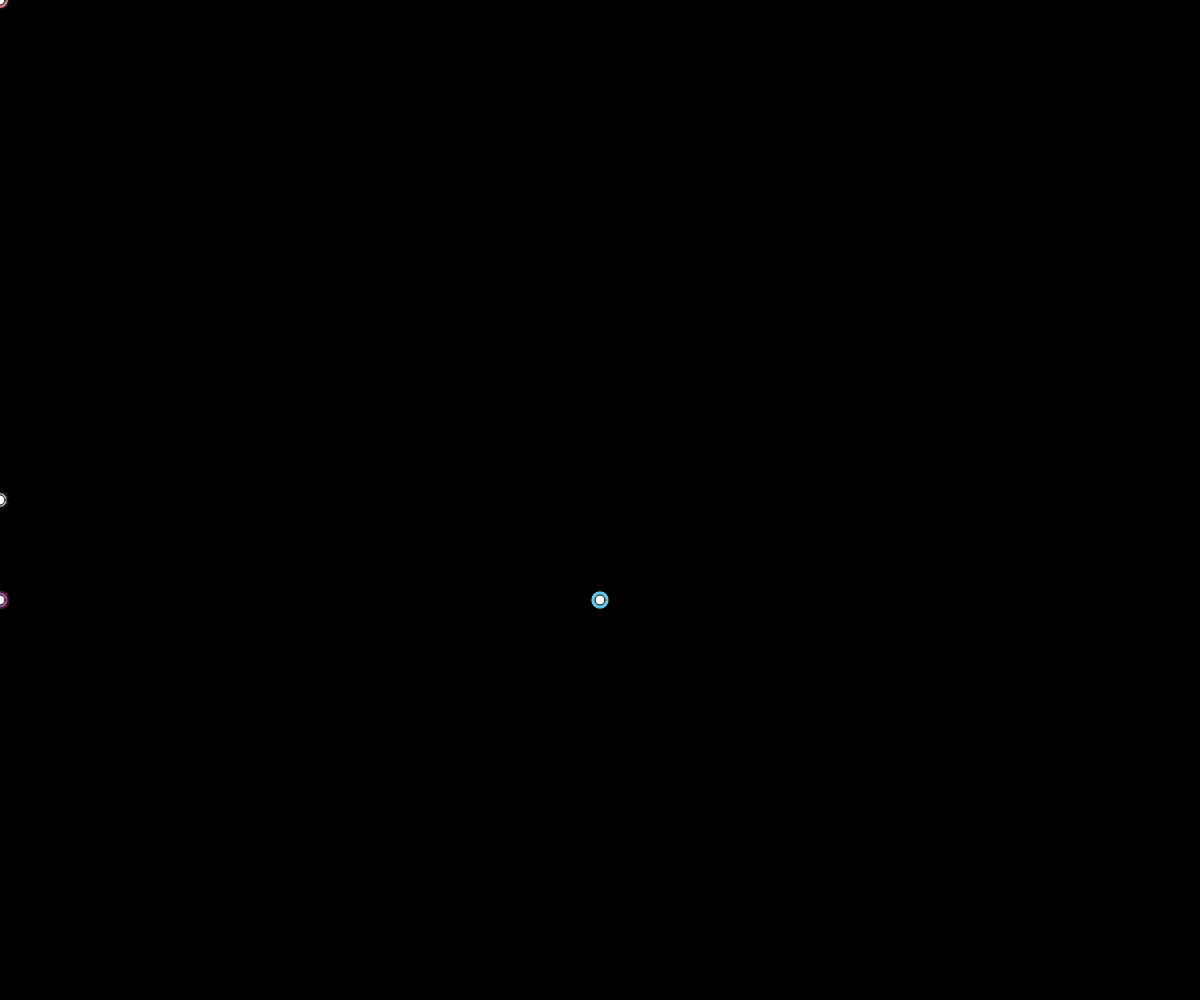
Frame 1 (no input)
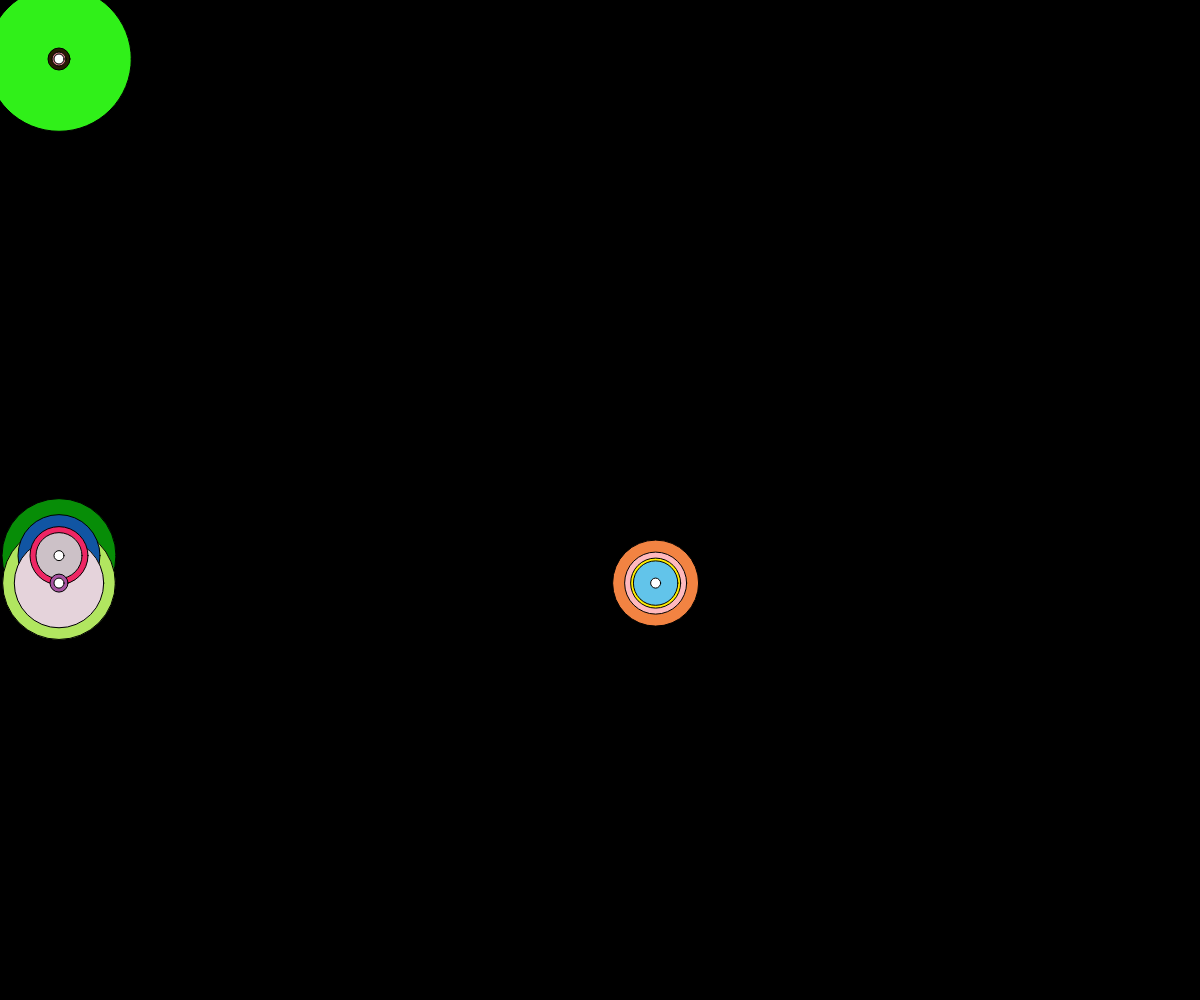
Frame 60 (no input)
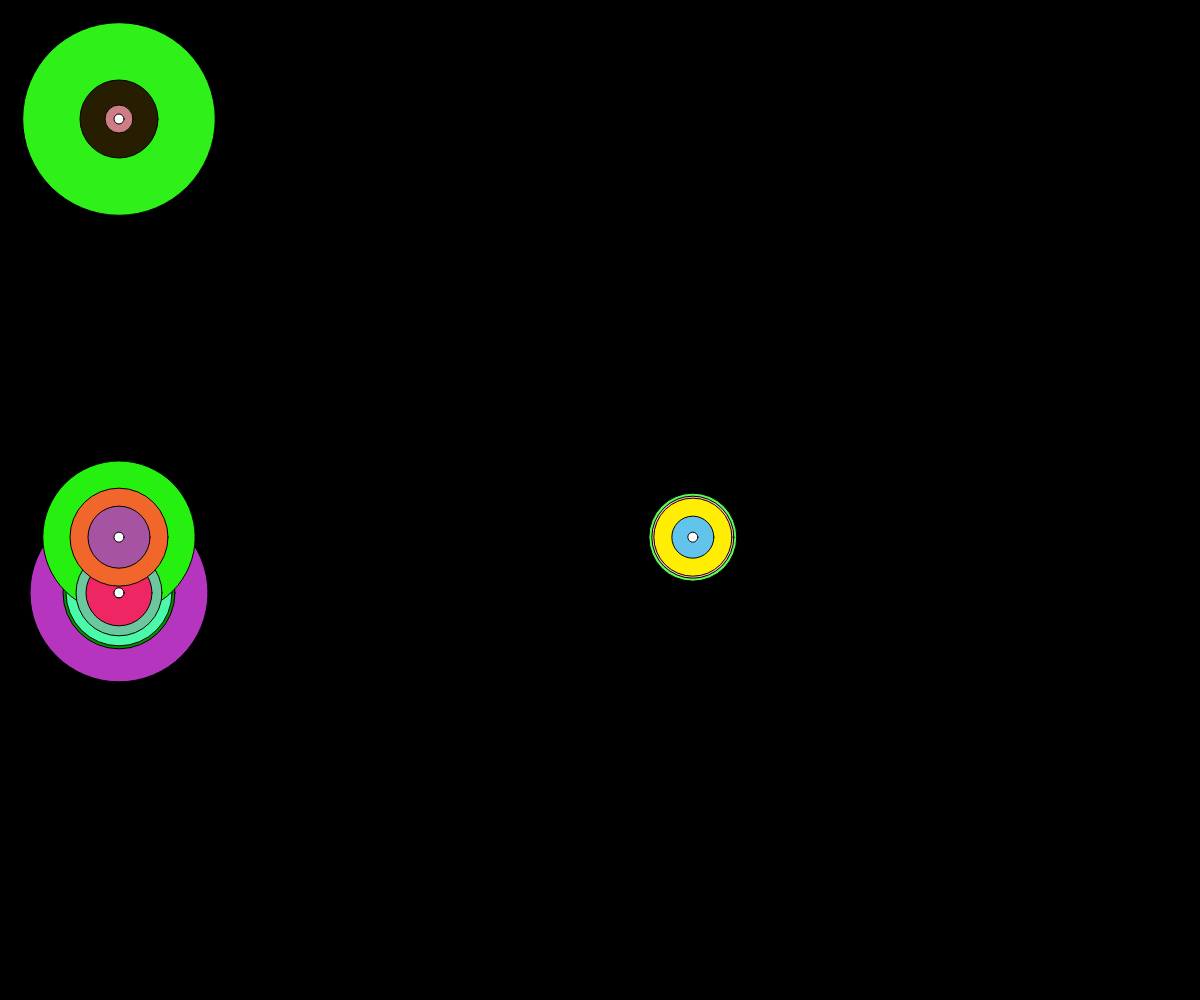
Frame 120 (the mouse pressed at the canvas centre since frame 60)

The p5.js sketch that drew these frames (run headless with seeded random() and noise() and a simulated clock; from frame 60 on, the mouse is pressed at the canvas centre):

// p5.js sketch
// ── sketch.js
let agents = [];
let numAgents = 50; // Number of agents
let minTerritoryRadius = 5; // Minimum initial territory radius
let maxTerritoryRadius = 10; // Maximum initial territory radius
let territoryChangeOnFight = 1; // Change in territory size after a fight

let paths = [
  t => createVector(t, height / 2 + 100 * sin(t / 100)), // Sine wave path
  t => createVector(t, height / 2 + 100 * cos(t / 100)), // Cosine wave path
  t => createVector(width / 2 + 100 * sin(t / 100), height / 2 + 100 * cos(t / 100)), // Circular path
  t => createVector(t, t), // Diagonal path
  // Add more paths here...
];

class Agent {
  constructor(path, color) {
    this.path = path;
    this.color = color;
    this.territoryRadius = random(minTerritoryRadius, maxTerritoryRadius);
    this.t = 0; // Parameter for the path function
  }

  move() {
    this.pos = this.path(this.t);
    this.t++;
    if (this.t > width) {
      this.t = 0; // Reset the parameter when it exceeds the canvas width
    }
  }

  fight(other) {
    let distance = this.pos.dist(other.pos);
    if (distance < this.territoryRadius + other.territoryRadius) {
      let winner = random([this, other]);
      let loser = (winner === this) ? other : this;

      winner.territoryRadius += territoryChangeOnFight;
      loser.territoryRadius -= territoryChangeOnFight;
      if (loser.territoryRadius < 0) {
        loser.territoryRadius = 0;
      }
    }
  }

  draw() {
    fill(this.color);
    ellipse(this.pos.x, this.pos.y, this.territoryRadius * 2);
    fill(255);
    ellipse(this.pos.x, this.pos.y, 10);
  }
}

function setup() {
  createCanvas(windowWidth, windowHeight);
  for (let i = 0; i < numAgents; i++) {
    let path = paths[i % paths.length]; // Assign a path to the agent
    let color = [random(255), random(255), random(255)];
    agents.push(new Agent(path, color));
  }
}

function draw() {
  background(0);

  for (let agent of agents) {
    agent.move();
    agent.draw();
  }

  for (let i = 0; i < agents.length; i++) {
    for (let j = i + 1; j < agents.length; j++) {
      agents[i].fight(agents[j]);
    }
  }
}
